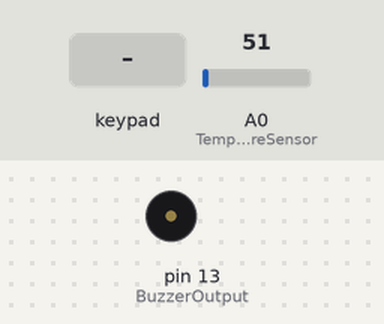
Simulated run of this sketch. Board: Arduino Uno, built with avr-gcc and run on an emulated ATmega328P. Parts: buzzer (waves = sounding, pin HIGH). The test bench sets the inputs (shaded band); at power-on: A0 (TemperatureSensor) = 51.

Above: at 1.2 s.
1.3 s: A0 (TemperatureSensor) set to 124
2.8 s: A0 (TemperatureSensor) set to 147
At 3.6 s:
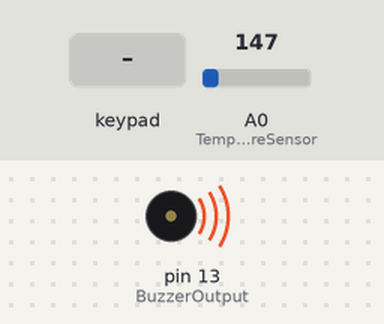
5.8 s: A0 (TemperatureSensor) set to 112
At 7.2 s:
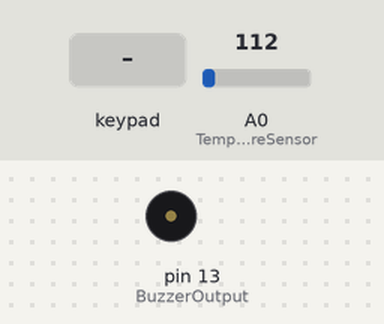
7.5 s: key '1' pressed
At 8.3 s:
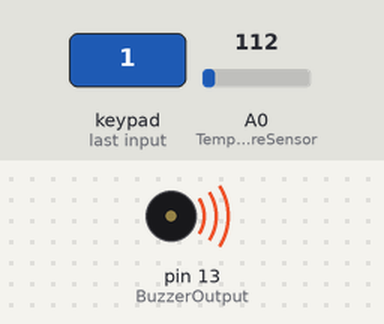
10.5 s: key '3' pressed
At 11.3 s:
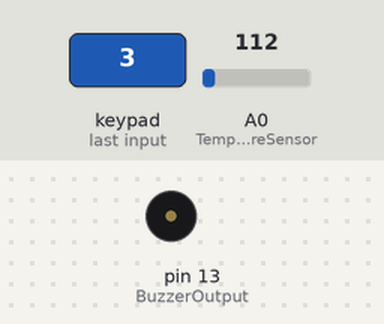
Timing chart, 0 to 13.2 s (numbered marks = the images above; inputs shaded):
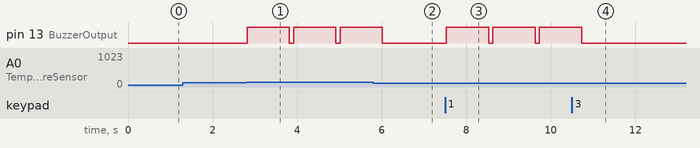

The sketch:

source.ino
```cpp
#include <Keypad.h>

#define ROWS 4
#define COLS 3
#define KEY_LENGTH 5

// Posição do algarismo
int Position = 0;

// Caracteres do teclado
char Keys[ROWS][COLS] =
{
    {'1','2','3'},
    {'4','5','6'},
    {'7','8','9'},
    {'*','0','#'}
};

// Pinos de saída das linhas do teclado
byte RowPins[ROWS] = {2,3,4,5};

// Pinos de saída das colunas do teclado
byte ColPins[COLS] = {6,7,8};

// Instância do objeto que representa o teclado
Keypad keypad = Keypad(makeKeymap(Keys), RowPins, ColPins, ROWS, COLS);

// Output do circuito
int BuzzerOutput = 13;

// Input do circuito
int TemperatureSensor = A0;

// Temperaturas
float TempMax = 40.0;
float TempMin = 0.0;
float TempCur = 20.0;

// Status do buzzer
int BuzzStatus = 0; // 0 livre, 1 ativado

// Executa o buzzer dados os parâmetros
void buzz(int targetPin)
{
    if (BuzzStatus == 0)
    {
        BuzzStatus = 1;

        digitalWrite(targetPin, HIGH);
        delay(1000);
        digitalWrite(targetPin, LOW);

        BuzzStatus = 0;
    }
}

void setup()
{
    pinMode(BuzzerOutput, OUTPUT);
}

float decodeChar(char c)
{
    switch (c)
    {
        case '0': return 0.0; break;
        case '1': return 1.0; break;
        case '2': return 2.0; break;
        case '3': return 3.0; break;
        case '4': return 4.0; break;
        case '5': return 5.0; break;
        case '6': return 6.0; break;
        case '7': return 7.0; break;
        case '8': return 8.0; break;
        case '9': return 9.0; break;
        default: return '\0';
    }
}

// Main loop do circuito
void loop()
{
    // Captura a tecla pressionada
    char key = keypad.getKey();

    if (key == '*' || key == '#')
    {
        Position = 0;
        TempCur = 20.0;
    }

    if (key != NO_KEY && key >= '0' && key <= '9')
    {
        if (Position == 0)
        {
            // Primeiro algarismo
            TempCur = decodeChar(key);
          	Position++;
        }
        else if (Position == 1)
        {
            // Segundo algarismo
            TempCur = TempCur * 10.0 + decodeChar(key);
          	Position = 0;
        }

    }

    if (TempCur > TempMax || TempCur < TempMin)
    {
        Position = 0;
        TempCur = 20.0;
    }

    float environmentTemperature = (float(analogRead(TemperatureSensor))*5/(1023))/0.01;

    environmentTemperature = (environmentTemperature - 32) / 1.8;

    if (environmentTemperature >= TempCur)
    {
        buzz(BuzzerOutput);
    }

    delay(100);
}
```

Measured:
- the behaviour switches between 139 and 140 on A0 (TemperatureSensor) (found by bisection; images 0 and 1)
- after the input at 1.3 s, every drawn part: stays the same
- after the input at 2.8 s, pin 13 (BuzzerOutput): alternates HIGH for 1.0 s and LOW for 0.10 s, starting at once
- after the input at 5.8 s, pin 13 (BuzzerOutput): goes on until 6.0 s, then stays LOW
- after the input at 7.5 s, pin 13 (BuzzerOutput): alternates HIGH for 1.0 s and LOW for 0.10 s, starting at once
- after the input at 10.5 s, pin 13 (BuzzerOutput): goes on until 10.7 s, then stays LOW
